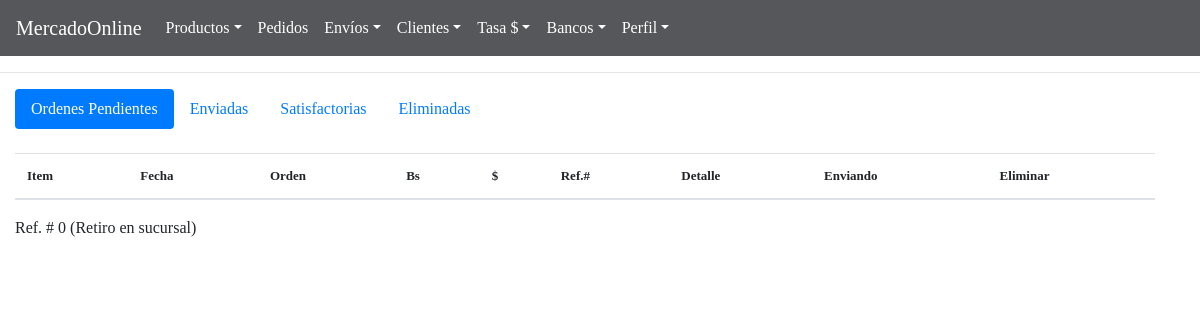
/BackAdmin/index.php?action=orders (signed in), run on an earlier commit of the app's database.
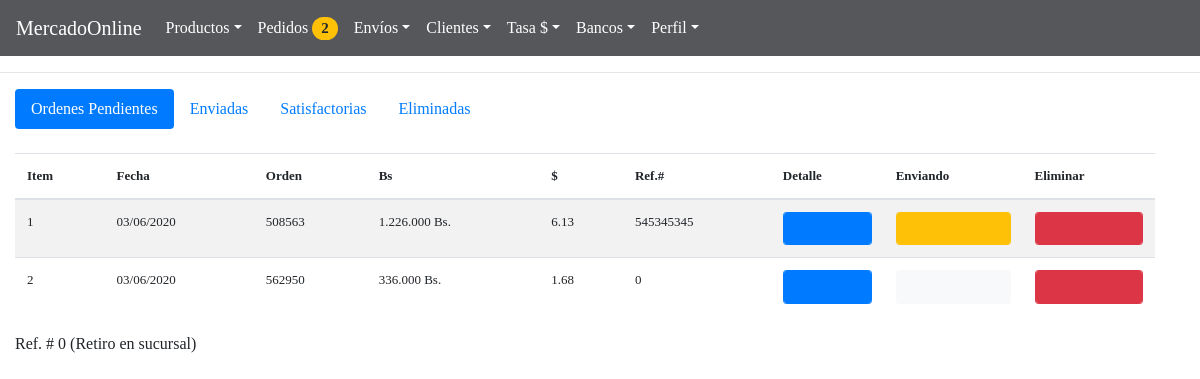
And on a later commit of the database.
### tables this page shows
CREATE TABLE `pedido` (
  `id` int(11) NOT NULL,
  `idorder` int(11) NOT NULL,
  `iduser` int(11) NOT NULL,
  `reference` int(11) NOT NULL,
  `mount` decimal(10,2) NOT NULL,
  `convertion` decimal(10,2) NOT NULL,
  `date` timestamp NOT NULL DEFAULT CURRENT_TIMESTAMP ON UPDATE CURRENT_TIMESTAMP,
  `status` int(11) NOT NULL,
  `branch` int(11) NOT NULL
);

### BackAdmin/models/connection.php (called while the page is built)
<?php
class connection{
	 public static function connect(){
	 	$link = new PDO("mysql:host=localhost;dbname=mercadoonline","root","");
	 	return $link;
	 }
}

### BackAdmin/models/purchaseOrderModel.php (called while the page is built, shortened)
<?php
require_once "connection.php";
class purchaseOrderModel{
	 public static function viewPurchaseOrderModel($table){
	 		 	$stmt = connection::connect()->prepare("SELECT id,idorder, iduser, reference, mount, convertion,status, date, branch FROM $table WHERE status = 0 ORDER BY date ASC");
		 					$stmt -> execute();
		 					return $stmt->fetchAll();
	 		}
 					public static function viewCountOrdersModel($table){
 					$stmt = connection::connect()->prepare("SELECT COUNT(*) as id FROM $table WHERE status = 0");
		 			$stmt -> execute();
		 			return $stmt->fetch();
 					}
}

### BackAdmin/controllers/controllerPage.php (called while the page is built)
<?php
class page{
 public static function template(){
 			include "views/template.php";
 		}
 public static function pageConnectController(){
if (isset( $_GET["action"])) {
	 	$controllerPage = $_GET["action"];
}
else{
	$controllerPage ="index";
}
 	$answer = pageModel::pageConnectModel($controllerPage);
 	include $answer;
 }
}

### BackAdmin/controllers/purchaseOrderController.php (the view, shortened to what the changed rows need)
<?php
class purchaseOrderController {
	 public static function viewPurchaseOrderController(){
	 	$answer = purchaseOrderModel::viewPurchaseOrderModel("pedido");
	 	foreach ($answer as $row => $item) {
	 	$newDate = date("d/m/yy", strtotime($item["date"]));
	 			$row = $row +1;
 					if ($item["reference"]==0) {
	 				$disabledButton = "";
	 				$colorLight = "btn-light";
	 				$icon = " fa fa-user btn-sm";
	 				$NoDisplayBranch="";
	 		}
	 		else
	 		{
	 				$disabledButton = "";
	 				$colorLight = "btn-warning";
	 				$icon = " fa fa-truck btn-sm";
	 				$NoDisplayBranch ="style= display:none";
	 		}
	 			echo '
							<tr>
								<td>'.$row.'</td>
								<td>'.$newDate.'</td>
								<td>'.$item["idorder"].'</td>
								<td>'.number_format($item["mount"], 0, ",", ".").' Bs.</td>
								<td>'.$item["convertion"].'</td>
								<td>'.$item["reference"].'</td>
				<td><a href="#detail'.$row.'"  data-toggle="modal">
				<button type="button" class="form-control btn-primary fa fa-th-list btn-sm"></button></a>
				<div class="modal fade" id="detail'.$row.'" tabindex="-1" role="dialog" aria-labelledby="myModalLabel" ariahidden="true">
				<div class="modal-dialog"  modal-lg   role="document" >
				<div class="modal-content">
				<div class="modal-header">
				<button type="button" class="close" data-dismiss="modal" aria-label="Close">
				<span aria-hidden="true">&times;</span> </button>
				</div>
				<div class="modal-body "; margin: 0%;">';
				$dataIdOrderController = $item["idorder"];
				$dataIdClientController = $item["iduser"];
				$answerIdProduct = purchaseOrderModel::viewIdProductPurchaseOrderModel($dataIdOrderController, "pedido_has_producto");
				$answerDataClient = clientModel::viewPurchaseClientModel($dataIdClientController, "clientes");
				$answerBranchAddress = branchModel::viewBranchModelByOrder($item["branch"], "sucursales");
				echo
				 '<table class="table  table-light" style="font-size:12px;">
				<thead>
				<tr>
				<th style="font-size:15px;">Orden #  '.$item["idorder"].'</th>
				</tr>
				<th style="text-align:left">Cliente:  '.$answerDataClient["name"].'  '.$answerDataClient["lastname"].' -Documento: '.$answerDataClient["identification"].'   -Telefono:  '.$answerDataClient["phone"].'</th>
				</tr>
				<th style="text-align:left">Dirección: '.$answerDataClient["address"].'   - '.$answerDataClient["municipality"].' - '.$answerDataClient["estate"].'
				<tr>
				<td '.$NoDisplayBranch.'>Sucursal:  '.$answerBranchAddress["branch"].'</td>
				</tr>
				</th>
			</thead>
				</table>
				<br>';
foreach ($answerIdProduct as $row => $item) {
$total= $item["cant"]*$item["price"];
echo'
	<tbody>
		<tr>
				<td>'.$item["title"].'</td>
				<td>'.$item["cant"].'</td>
				<td>'.number_format($item["price"], 0, ",", ".").' Bs.</td>
				<td>'.number_format($total, 0, ",", ".").' Bs.</td>
		</tr>
	</tbody>	';
				}
			echo '
			</div>
			</div>
				<td><a href="#statusSend'.$row.'"  data-toggle="modal">
				<button type="button" class="form-control '.$colorLight .' '.$icon .' " '.$disabledButton.'></button></a>
				<div class="modal fade" id="statusSend'.$row.'" tabindex="-1" role="dialog" aria-labelledby="myModalLabel" ariahidden="true">
			<h5> Orden # '.$item["idorder"].'</h5>
			<input type="text" class="form-control" name="idOrderSend" value='.$item["idorder"].' style="display:none">
					</div>
							</td>
				<td><a href="#statusDelete'.$row.'"  data-toggle="modal">
				<button type="button" class="form-control btn-danger fa fa-trash btn-sm"></button></a>
				<div class="modal fade" id="statusDelete'.$row.'" tabindex="-1" role="dialog" aria-labelledby="myModalLabel" ariahidden="true">
			<h5> Orden # '.$item["idorder"].'</h5>
			<input type="text" class="form-control" name="idOrderDelete" value='.$item["idorder"].' style="display:none">
					</div>
							</td>
							';
								}
	 		}
	 		 	     public static function viewCountOrdersController(){
	 		 	      $answer = purchaseOrderModel::viewCountOrdersModel("pedido");
					if ($answer["id"]==0) {
					echo'  <span class="badge badge-danger badge-pill" style="font-family: Pavanam-Regular; font-size: 15px; display: none" >'.$answer["id"].'</span>';
					}else{
					echo'  <span class="badge badge-warning 14 badge-pill" style="font-family: Pavanam-Regular; font-size: 15px; " >'.$answer["id"].'</span>';
										}
	 		 	     }
}

What changed in the data, as far as the page shows it:
added pedido: date "03/06/2020", idorder "508563", mount "1.226.000", convertion "6.13", reference "545345345"
added pedido: date "03/06/2020", idorder "562950", mount "336.000", convertion "1.68", reference "0"
Also different on the page:
$answer["id"]: (not shown) → "2"
